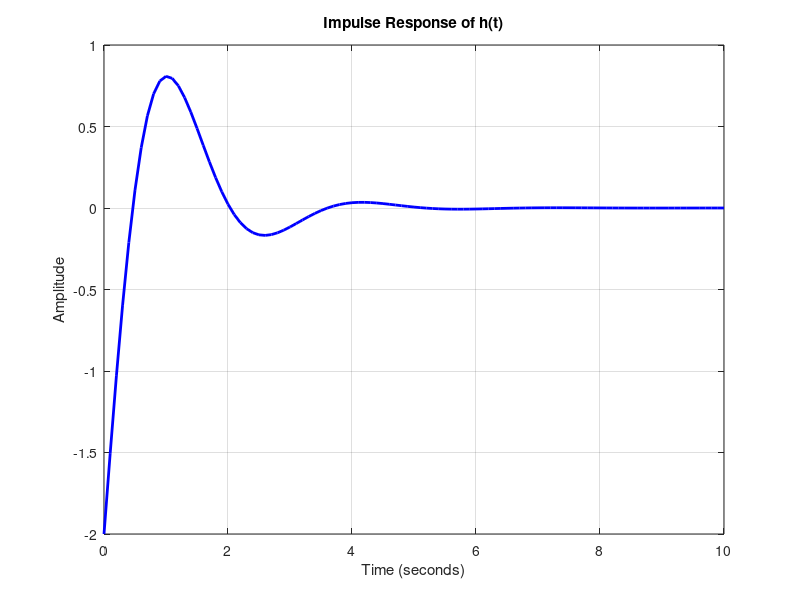
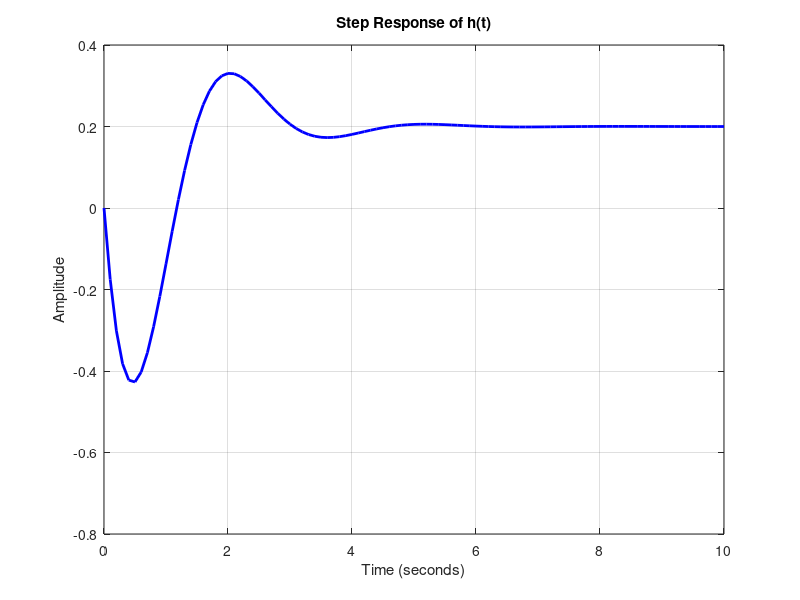
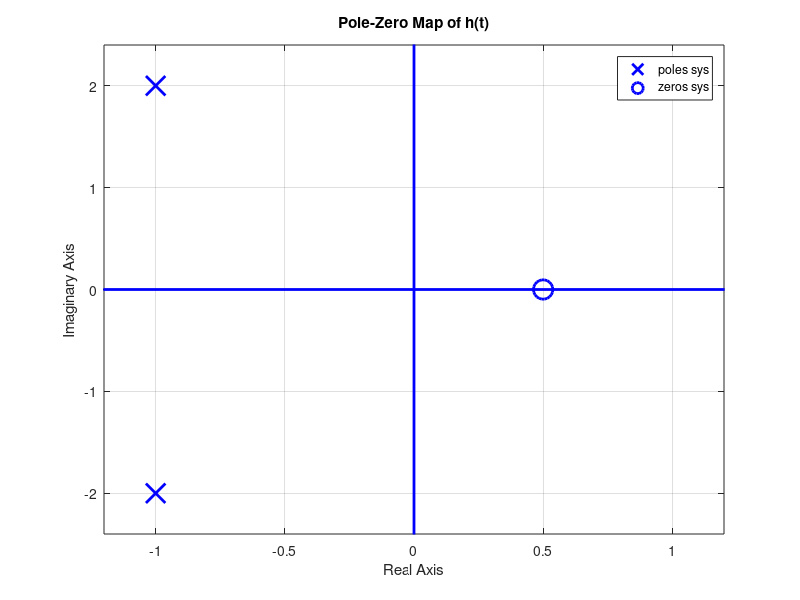

Recreate these plots in MATLAB, in order.
clc; clear; close all;


% Define transfer function coefficients
numerator = [-2 1];         % Numerator: -2s + 1 (rewritten clearly)
denominator = [1 2 5];      % Denominator: s^2 + 2s + 5

% Create transfer function
sys = tf(numerator, denominator);

t_sim =10; 
% Impulse Response with thicker line
figure;
[y,t]=impulse(sys, t_sim);
plot(t, y, 'b', 'LineWidth',2)
title('Impulse Response of h(t)');
xlabel('Time (seconds)');
ylabel('Amplitude');
grid on;

% Step Response with thicker line
figure;
[y,t]=step(sys, t_sim);
plot(t, y, 'b', 'LineWidth',2)
title('Step Response of h(t)');
xlabel('Time (seconds)');
ylabel('Amplitude');
grid on;

% Pole-Zero Map
figure;
pzmap(sys);
title('Pole-Zero Map of h(t)');
grid on;
set(findobj(gca,'Type','Line'),'MarkerSize',14,'LineWidth',2, 'color', 'b'); % Thicker poles and zeros markers

% Display poles and zeros numerically
disp('Poles of Transfer Function:');
pole(sys)

disp('Zeros of Transfer Function:');
zero(sys)
